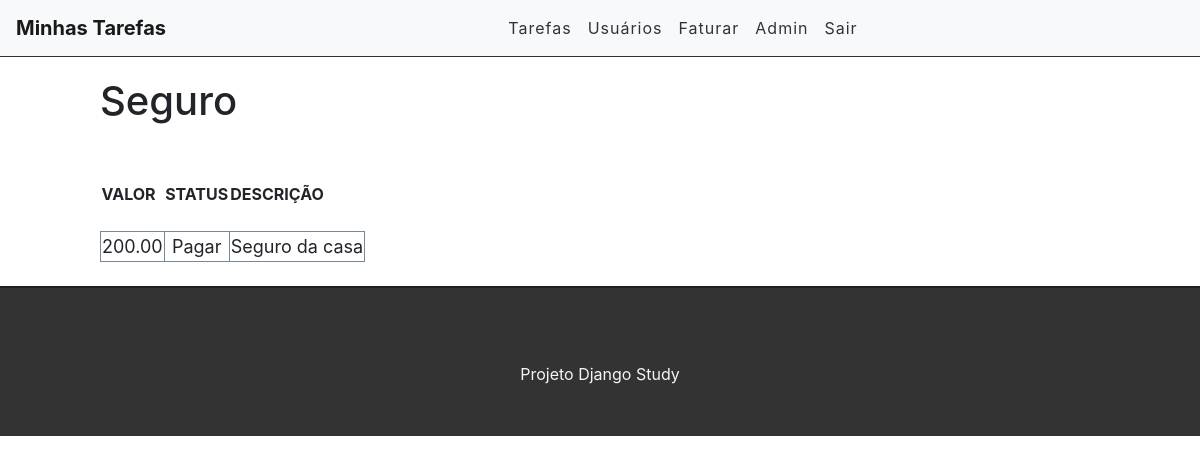
Page /task/12 (signed in) on the committed database.
### conta/models.py (models this page shows, shortened)
class Task(models.Model):
    STATUS = (
        ('Pago', 'Pago'),
        ('Pagar', 'Pagar'),
    )
    type_task = models.ForeignKey(TypeTask, verbose_name='Tipo de Conta', on_delete=models.CASCADE)
    name = models.CharField(verbose_name='Nome de Conta', max_length=255)
    description = models.TextField(verbose_name='Descrição de Conta', null=False)
    varcont = models.DecimalField(verbose_name='Valor da Conta', max_digits=5, decimal_places=2)
    done = models.CharField(verbose_name='Status da Conta', max_length=7,choices=STATUS,)
    create_at = models.DateTimeField(auto_now_add=True)
    update_at = models.DateTimeField(auto_now=True)

### conta/views.py (the view)
# urls.py: path('task/<int:id>', views.taskView, name='task-view'),
@login_required
def taskView(request, id):
    task = get_object_or_404(Task, pk=id)
    return render(request, 'conta/task.html', {'task': task})

### conta/templates/conta/task.html (shortened to what this page needs)
{% extends 'base.html' %}
{% block content %}
<div class="offset-1 col-16 list-div">
    <h1>{{task.name}}</h1>
<table class="minhaTabela">
            <thead>
                <tr ><br><br>
                    <th scope="row" rowspan="1" colspan="1">VALOR<br><br></th>
                    <th>STATUS<br><br></td>
                    <th>DESCRIÇÃO<br><br></td>
                </tr>
            </thead>
            <tbody>
                <tr>
                    <td>{{task.varcont}}</td>
                    <td>{{task.done}}</td>
                    <td>{{task.description}}</td>
                </tr>
            </tbody>
    </table>
</div>
<br>
{% endblock %}

### conta/static/css/styles.css (style rules this page uses)
.list-div { padding: 0; }
.minhaTabela tr td { font-size: 18px; text-align: center; width: auto; cursor: pointer; border-collapse: collapse; border: 1px solid #778899; }

### rows in the picture
Task: name "Seguro", varcont "200.00", done "Pagar", description "Seguro da casa"
